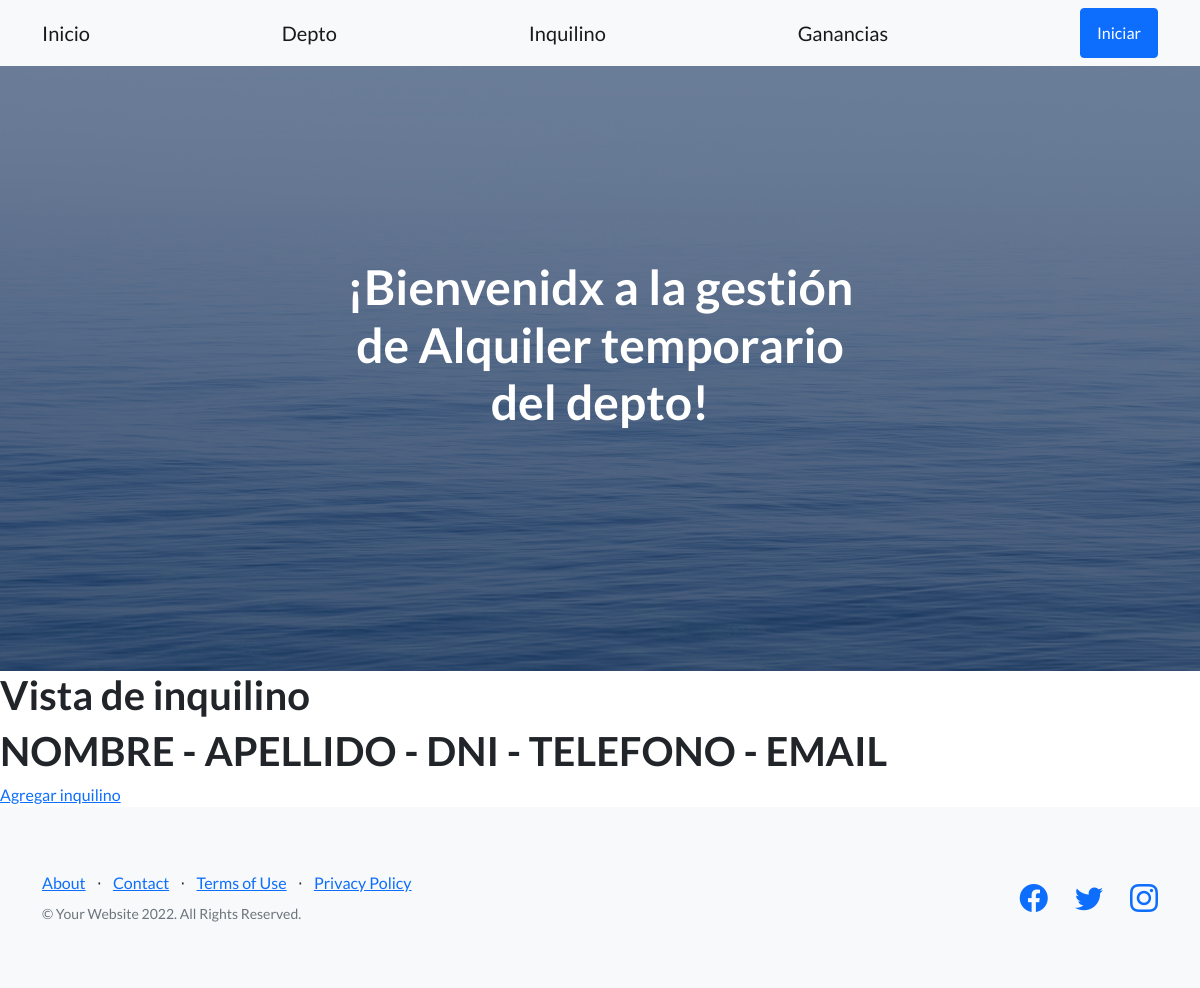
The page /emp-app1/lista_inquilino/ on the database as committed earlier.
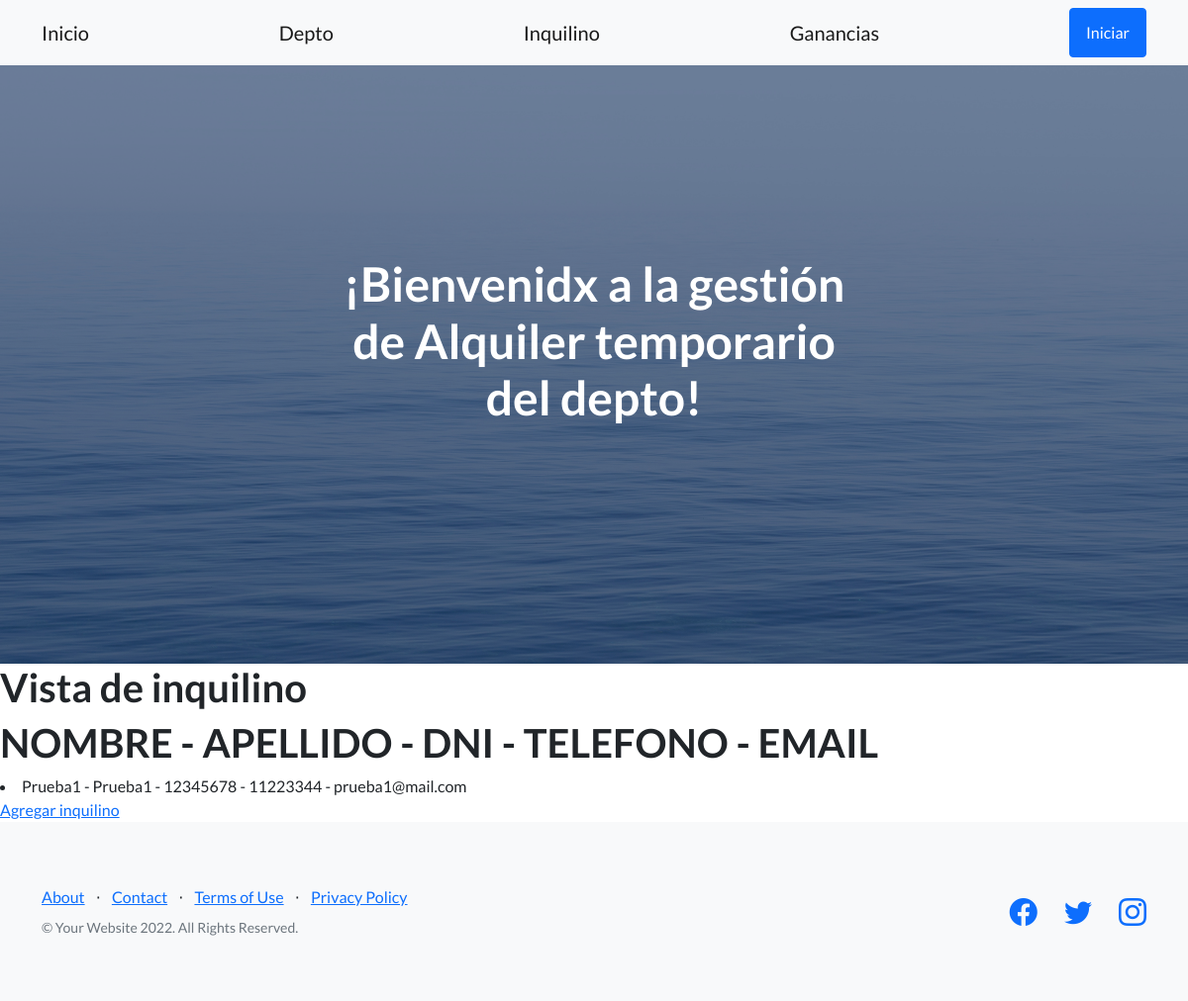
The same page on the database as committed later.
### EmpApp1/models.py (models this page shows, shortened)
class Inquilino (models.Model):
    nombre = models.CharField(max_length=60)
    apellido = models.CharField(max_length=60)
    dni = models.CharField(max_length=20)
    telefono = models.CharField(max_length=30)
    email = models.EmailField(max_length=60)

### EmpApp1/views.py (the view)
# urls.py: path('lista_inquilino/',registro_inquilino , name="lista_inquilino"),
def registro_inquilino (request):
    lista_inquilino = Inquilino.objects.all()
    return render (request, "inquilino.html", {"inquilinos" : lista_inquilino})

### EmpApp1/Templates/inquilino.html
{% extends 'temp_padre.html' %}
{% load static %}
{% block ContenidoQueCambia %}
    <h1> Vista de inquilino </h1>
    <h1>NOMBRE - APELLIDO - DNI - TELEFONO - EMAIL </h1>
    {% for inquilino in inquilinos %}
    <li>
        {{inquilino.nombre}} - {{inquilino.apellido}} - {{inquilino.dni}} - {{inquilino.telefono}} - {{inquilino.email}}
    </li>
    {% endfor %}
    <a href="{% url 'formulario_inquilino' %}"> Agregar inquilino </a>
{% endblock ContenidoQueCambia %}

Rows that differ between the two databases and show on the page:
added Inquilino: nombre "Prueba1", apellido "Prueba1", dni "12345678", telefono "11223344", email "prueba1@mail.com"
